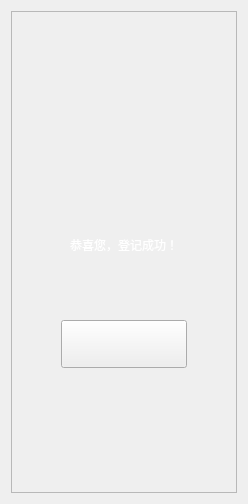
       <widget class="QWidget" name="page_5">
        <layout class="QGridLayout" name="gridLayout_8">
         <item row="0" column="0">
          <widget class="QFrame" name="ensure_success">
           <property name="styleSheet">
            <string notr="true">#ensure_success
{
	border-image: url(:/new/prefix1/pictures/识别身份证背景.png);
}</string>
           </property>
           <property name="frameShape">
            <enum>QFrame::StyledPanel</enum>
           </property>
           <property name="frameShadow">
            <enum>QFrame::Raised</enum>
           </property>
           <layout class="QVBoxLayout" name="verticalLayout_8" stretch="5,2,1,2,2,2,5">
            <item>
             <spacer name="verticalSpacer_20">
              <property name="orientation">
               <enum>Qt::Vertical</enum>
              </property>
              <property name="sizeHint" stdset="0">
               <size>
                <width>20</width>
                <height>127</height>
               </size>
              </property>
             </spacer>
            </item>
            <item>
             <layout class="QHBoxLayout" name="horizontalLayout_18">
              <item>
               <spacer name="horizontalSpacer_33">
                <property name="orientation">
                 <enum>Qt::Horizontal</enum>
                </property>
                <property name="sizeHint" stdset="0">
                 <size>
                  <width>40</width>
                  <height>20</height>
                 </size>
                </property>
               </spacer>
              </item>
              <item>
               <widget class="QLabel" name="success_log">
                <property name="minimumSize">
                 <size>
                  <width>56</width>
                  <height>56</height>
                 </size>
                </property>
                <property name="maximumSize">
                 <size>
                  <width>56</width>
                  <height>56</height>
                 </size>
                </property>
                <property name="styleSheet">
                 <string notr="true">#success_log
{
	
	border-image: url(:/new/prefix1/pictures/成功.png);
}</string>
                </property>
                <property name="text">
                 <string/>
                </property>
               </widget>
              </item>
              <item>
               <spacer name="horizontalSpacer_36">
                <property name="orientation">
                 <enum>Qt::Horizontal</enum>
                </property>
                <property name="sizeHint" stdset="0">
                 <size>
                  <width>40</width>
                  <height>20</height>
                 </size>
                </property>
               </spacer>
              </item>
             </layout>
            </item>
            <item>
             <spacer name="verticalSpacer_21">
              <property name="orientation">
               <enum>Qt::Vertical</enum>
              </property>
              <property name="sizeHint" stdset="0">
               <size>
                <width>20</width>
                <height>23</height>
               </size>
              </property>
             </spacer>
            </item>
            <item>
             <layout class="QHBoxLayout" name="horizontalLayout_19">
              <item>
               <spacer name="horizontalSpacer_34">
                <property name="orientation">
                 <enum>Qt::Horizontal</enum>
                </property>
                <property name="sizeHint" stdset="0">
                 <size>
                  <width>40</width>
                  <height>20</height>
                 </size>
                </property>
               </spacer>
              </item>
              <item>
               <widget class="QLabel" name="success_help">
                <property name="styleSheet">
                 <string notr="true">color: rgb(255, 255, 255);
font: 25 16pt &quot;Microsoft YaHei UI Light&quot;;</string>
                </property>
                <property name="text">
                 <string>恭喜您，登记成功！</string>
                </property>
               </widget>
              </item>
              <item>
               <spacer name="horizontalSpacer_35">
                <property name="orientation">
                 <enum>Qt::Horizontal</enum>
                </property>
                <property name="sizeHint" stdset="0">
                 <size>
                  <width>40</width>
                  <height>20</height>
                 </size>
                </property>
               </spacer>
              </item>
             </layout>
            </item>
            <item>
             <spacer name="verticalSpacer_19">
              <property name="orientation">
               <enum>Qt::Vertical</enum>
              </property>
              <property name="sizeHint" stdset="0">
               <size>
                <width>20</width>
                <height>49</height>
               </size>
              </property>
             </spacer>
            </item>
            <item>
             <layout class="QHBoxLayout" name="horizontalLayout_16" stretch="8,2,8">
              <item>
               <spacer name="horizontalSpacer_29">
                <property name="orientation">
                 <enum>Qt::Horizontal</enum>
                </property>
                <property name="sizeHint" stdset="0">
                 <size>
                  <width>40</width>
                  <height>20</height>
                 </size>
                </property>
               </spacer>
              </item>
              <item>
               <widget class="QPushButton" name="finish">
                <property name="minimumSize">
                 <size>
                  <width>126</width>
                  <height>48</height>
                 </size>
                </property>
                <property name="maximumSize">
                 <size>
                  <width>126</width>
                  <height>48</height>
                 </size>
                </property>
                <property name="styleSheet">
                 <string notr="true">QPushButton:enabled
{
	
	border-image: url(:/new/prefix1/pictures/完成.png);
}</string>
                </property>
                <property name="text">
                 <string/>
                </property>
               </widget>
              </item>
              <item>
               <spacer name="horizontalSpacer_30">
                <property name="orientation">
                 <enum>Qt::Horizontal</enum>
                </property>
                <property name="sizeHint" stdset="0">
                 <size>
                  <width>40</width>
                  <height>20</height>
                 </size>
                </property>
               </spacer>
              </item>
             </layout>
            </item>
            <item>
             <spacer name="verticalSpacer_22">
              <property name="orientation">
               <enum>Qt::Vertical</enum>
              </property>
              <property name="sizeHint" stdset="0">
               <size>
                <width>20</width>
                <height>127</height>
               </size>
              </property>
             </spacer>
            </item>
           </layout>
          </widget>
         </item>
        </layout>
       </widget>
